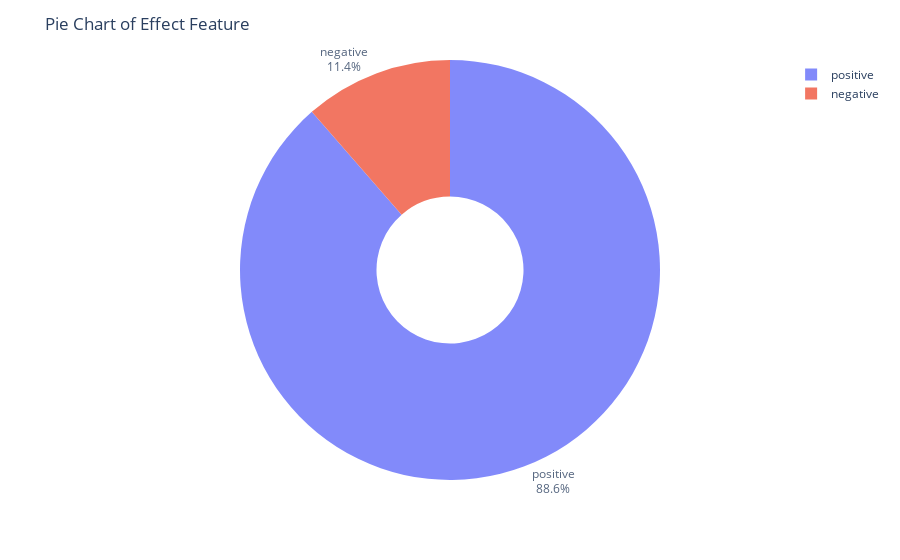

Notebook code cell kept with this figure:
### Markdown cell above
Mental illness is the most life-shortening factor.

### Code cell
d = pd.DataFrame(df["effect"].value_counts())
fig = px.pie(d, 
             values = "effect", 
             names = ["positive", "negative"], 
             hole = 0.35, opacity = 0.8,
             labels = {"label" :"effect","Effect":"Number of Samples"})
fig.update_layout(title = dict(text = "Pie Chart of Effect Feature"))
fig.update_traces(textposition = "outside", textinfo = "percent+label")
fig.show()

### Figure 1 — Plotly figure (JSON) as saved in the notebook; plotly's stock layout.template omitted (floating-point values rounded to 4 significant figures)
{"data": [{"domain": {"x": [0, 1], "y": [0, 1]}, "hole": 0.35, "hovertemplate": "label=%{label}<br>effect=%{value}<extra></extra>", "labels": ["positive", "negative"], "legendgroup": "", "name": "", "opacity": 0.8, "showlegend": true, "textinfo": "percent+label", "textposition": "outside", "type": "pie", "values": [31, 4]}], "layout": {"legend": {"tracegroupgap": 0}, "margin": {"t": 60}, "title": {"text": "Pie Chart of Effect Feature"}}}
